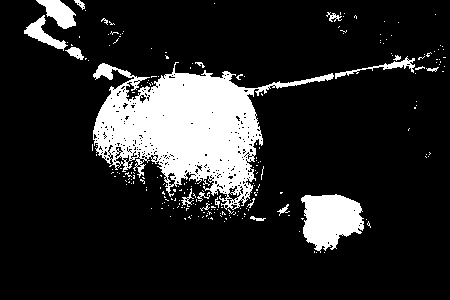
//> input picture 胡Hsi融合/胡Hsi融合/Hvalue.jpg, 450 x 300 px
$ ./main   (built with g++ and OpenCV 4)
//> lines starting //> are read from the running program, lines starting //| are printed output that depends on the picture
#include <opencv2/opencv.hpp>
#include <iostream>
#include <vector>

using namespace std;
using namespace cv;


int main()
{
	double alpha = 0.7;
	double beta = 0.2;//1 - alpha;
	Mat merge1, merge2;//, dstImage
	//Mat dstImage;
	//vector<Mat>channels[3];
	Mat H = imread("Hvalue.jpg");
//> H is the input picture: 300 rows x 450 cols, CV_8UC3; min 0, max 255, mean 38.4
	cout << "H: " << H.channels() << endl;
//| H: 3
	//channels.push_back(H);
	//GaussianBlur(H, H, Size(5, 5), 0, 0);
	//channels.at(0) = H;
	Mat S = imread("Svalue.jpg");
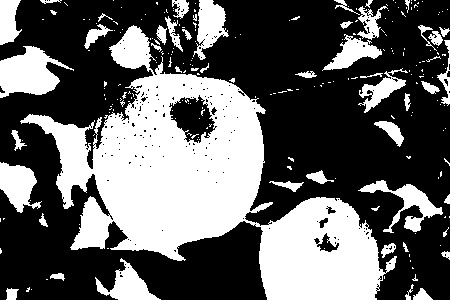
//> input picture 胡Hsi融合/胡Hsi融合/Svalue.jpg, 450 x 300 px
//> S is the input picture: 300 rows x 450 cols, CV_8UC3; min 0, max 255, mean 98.5
	//GaussianBlur(S, S, Size(5, 5), 0, 0);
	//channels.push_back(S);
	//channels.at(1) = S;
	if (!H.data)
		cout << "H 加载失败" << endl;
	if (!S.data)
		cout << "S 加载失败" << endl;
	addWeighted(H, alpha, S, beta, 0.0, merge1);
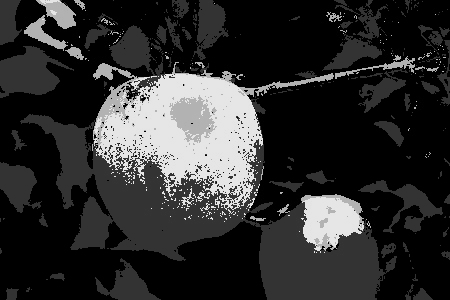
//> merge1: 300 rows x 450 cols, CV_8UC3; min 0, max 230, mean 46.6
	imshow("merge1", merge1);
	Mat I = imread("Ivalue.jpg");
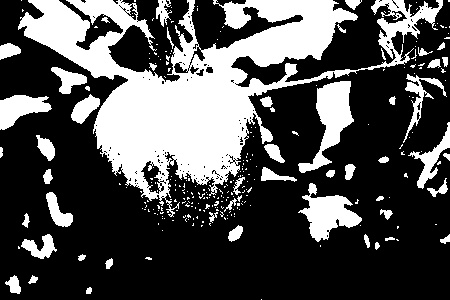
//> input picture 胡Hsi融合/胡Hsi融合/Ivalue.jpg, 450 x 300 px
//> I is the input picture: 300 rows x 450 cols, CV_8UC3; min 0, max 255, mean 79.3
	//GaussianBlur(I, I, Size(5, 5), 0, 0);
	//channels.push_back(I);
	//channels.at(2) = I;
	if (!I.data)
		cout << "I 加载失败" << endl;
	alpha = 0.9;
	beta = 0.1;
	addWeighted(merge1, alpha, I, beta, 0.0, merge2);
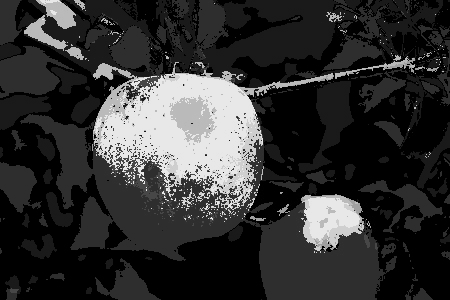
//> merge2: 300 rows x 450 cols, CV_8UC3; min 0, max 232, mean 49.9
	//merge(channels, dstImage);
	//imshow("R", dstImage);
	//自适应阈值
	/*cvtColor(merge2, merge2, CV_RGB2GRAY);
	int blockSize = 5;
	int constValue = 10;
	const int maxValue = 255;
	int adaptiveMethod = 0;
	int thresholdType = 1;
	adaptiveThreshold(merge2, merge2, maxValue, adaptiveMethod, thresholdType, blockSize, constValue);*/
	Mat dstImage;

	dstImage = H&S&I;
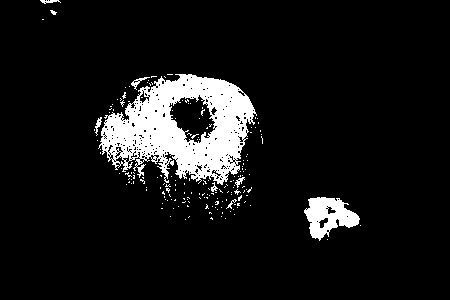
//> dstImage: 300 rows x 450 cols, CV_8UC3; min 0, max 255, mean 22.2
	imshow("与运算", dstImage);
	//形态学闭运算
	Mat element = getStructuringElement(MORPH_ELLIPSE, Size(7, 7));
	//morphologyEx(dstImage, merge2, MORPH_TOPHAT, element);
	morphologyEx(dstImage, merge2, MORPH_CLOSE , element);
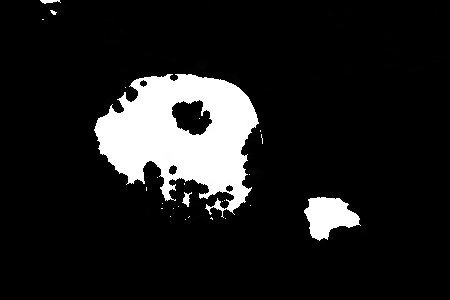
//> merge2: 300 rows x 450 cols, CV_8UC3; min 0, max 255, mean 28.9
	//膨胀操作
	Mat dilateMat;
	dilate(dstImage, dilateMat, element);
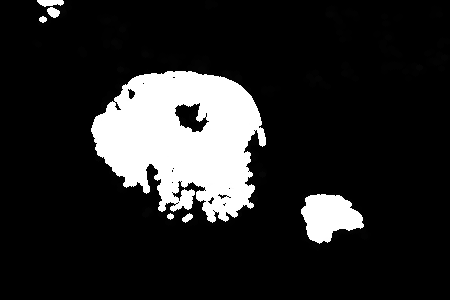
//> dilateMat: 300 rows x 450 cols, CV_8UC3; min 0, max 255, mean 37.4
	//imshow("dst", dstImage);
	imwrite("dst.jpg", dstImage);


	imshow("膨胀", dilateMat);
	cout << "S: " << S.channels() << endl;
//| S: 3
	cout << "I: " << I.channels() << endl;
//| I: 3
	cout << "merge2: " << merge2.channels() << endl;
//| merge2: 3
	cout << "merge1: " << merge1.channels() << endl;
//| merge1: 3
	imshow("闭运算", merge2);
	waitKey(0);
	return 0;


}
